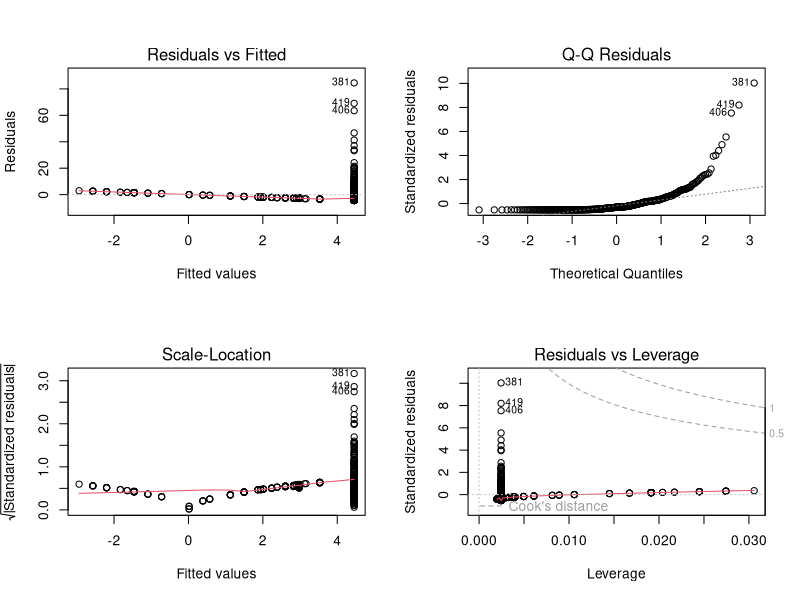
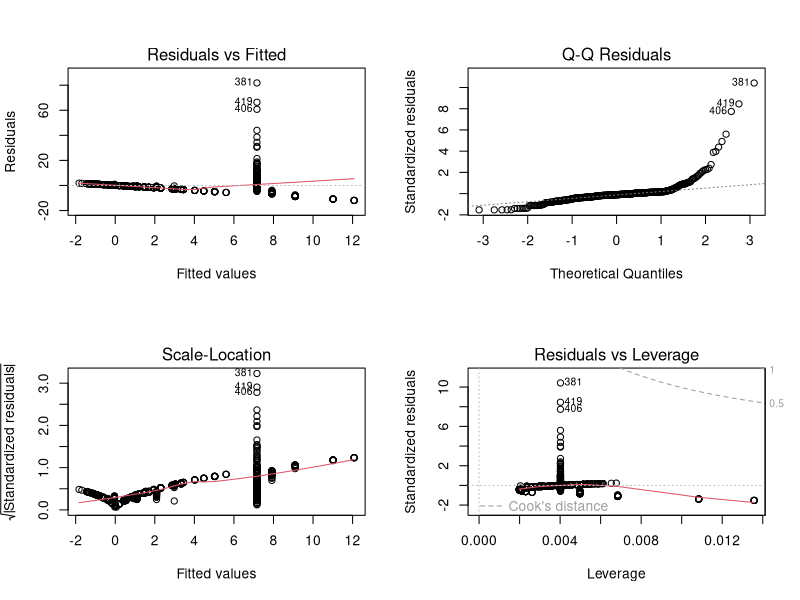
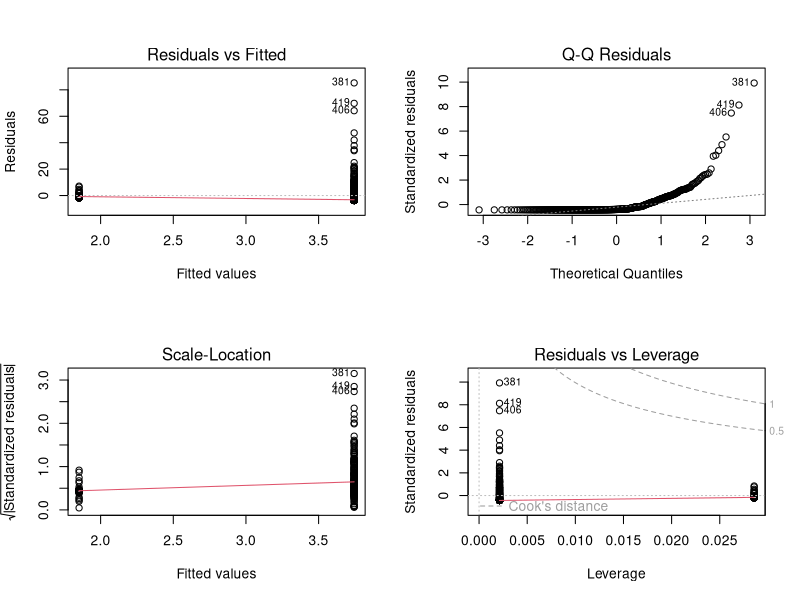
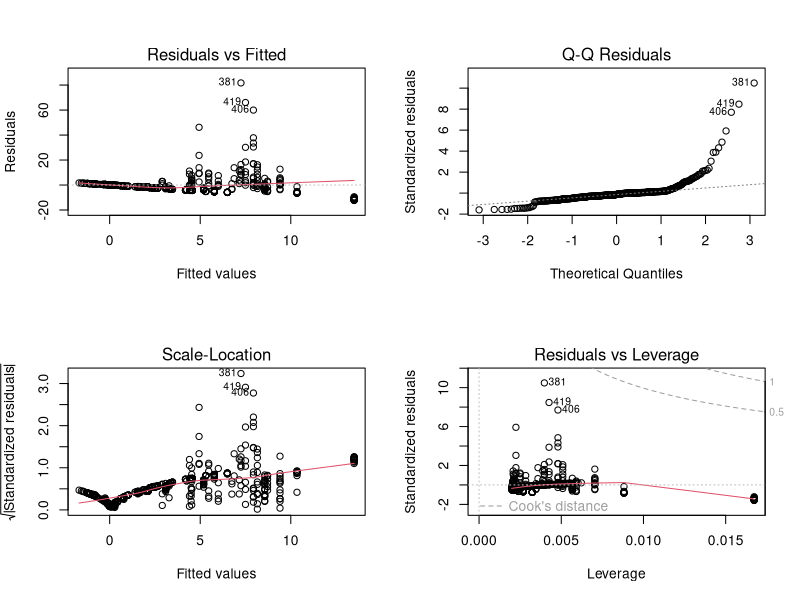
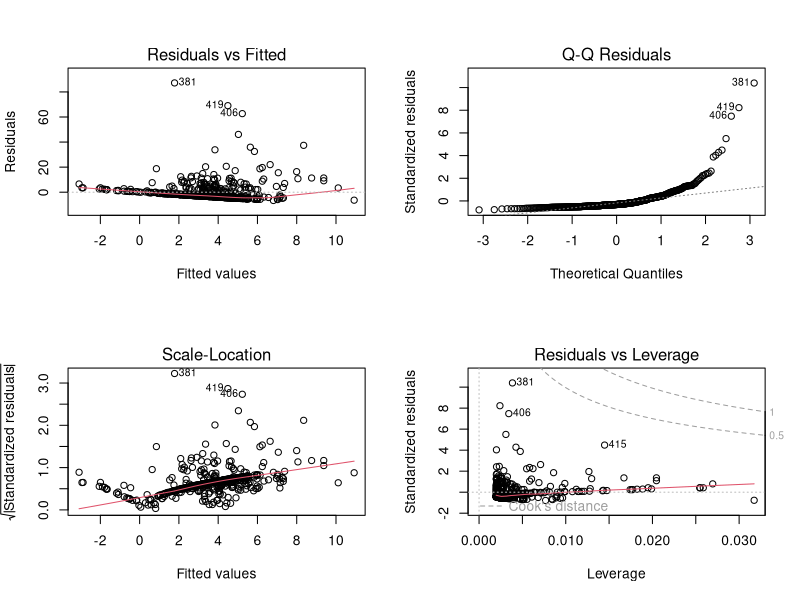
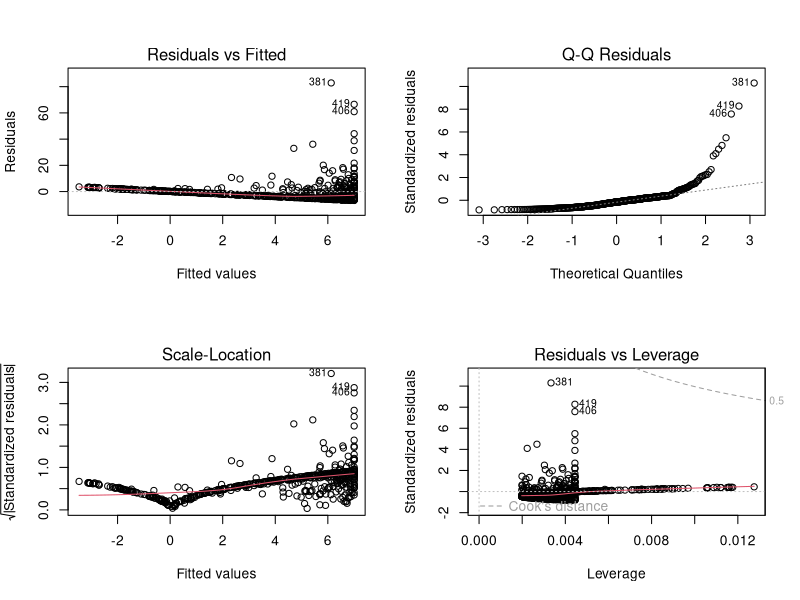
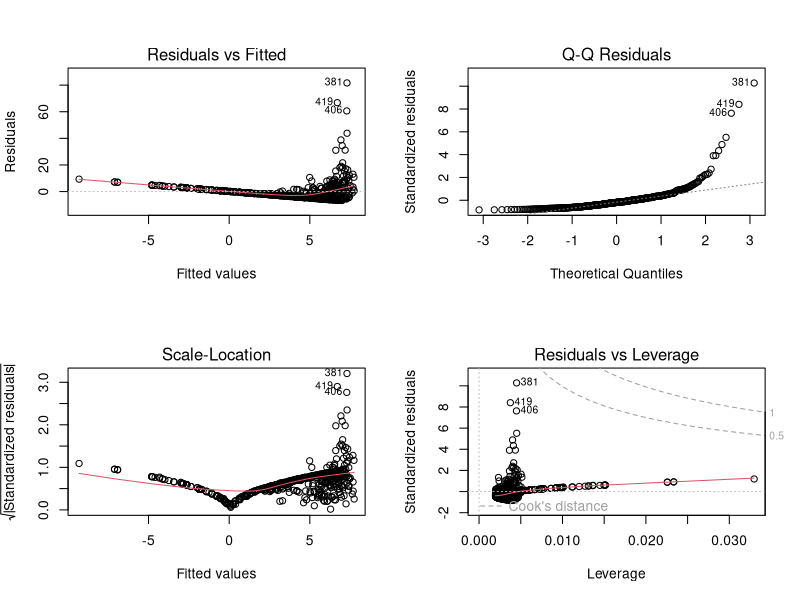
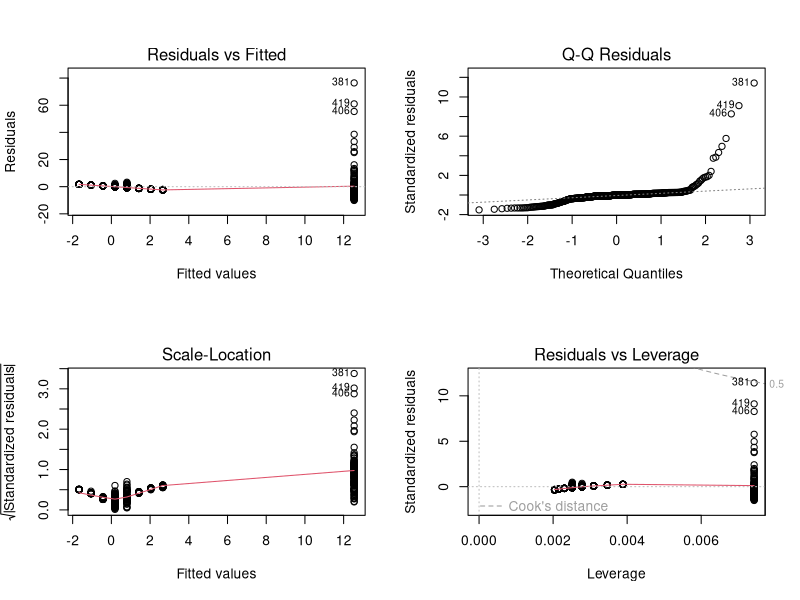

Here is the R script that generated these plots, in order:
## ---- chunk 1
knitr::opts_chunk$set(echo = TRUE)
## ---- chunk 2
library(MASS)
## ---- chunk 3
attach(Boston) # Attaching the Boston dataset to workspace

lm.function = function(predictor) {
  
  fit1 <- lm(crim ~ predictor, data = Boston)
  #fit1$coefficients
  # names(fit1$coefficients) <- c('Intercept', predictor)
  return(summary(fit1))
}

# for (v in c(rm, age)) {
#   summary(lm(crim ~ v, data = Boston))
# }
# lm.function(rm)
## ---- chunk 4
lm.zn = lm(crim ~ zn, data = Boston)
summary(lm.zn)
## ---- chunk 5
par(mfrow = c(2,2))
plot(lm.zn)
## ---- chunk 6
lm.indus = lm(crim ~ indus, data = Boston)
summary(lm.indus)
## ---- chunk 7
lm.chas = lm(crim ~ chas, data = Boston)
summary(lm.chas)
## ---- chunk 8
lm.nox = lm(crim ~ nox, data = Boston)
summary(lm.nox)
## ---- chunk 9
lm.rm = lm(crim ~ rm, data = Boston)
summary(lm.rm)
## ---- chunk 10
lm.age = lm(crim ~ age, data = Boston)
summary(lm.age)
## ---- chunk 11
lm.dis = lm(crim ~ dis, data = Boston)
summary(lm.dis)
## ---- chunk 12
lm.rad = lm(crim ~ rad, data = Boston)
summary(lm.rad)
## ---- chunk 13
lm.tax = lm(crim ~ tax, data = Boston)
summary(lm.tax)
## ---- chunk 14
lm.ptratio = lm(crim ~ ptratio, data = Boston)
summary(lm.ptratio)
## ---- chunk 15
lm.black = lm(crim~black)

## ---- chunk 16
lm.lstat = lm(crim ~ lstat, data = Boston)
summary(lm.lstat)
## ---- chunk 17
lm.medv = lm(crim ~ medv, data = Boston)
summary(lm.medv)
## ---- chunk 18
par(mfrow = c(2,2))
plot(lm.indus)
plot(lm.chas)
plot(lm.nox)
plot(lm.rm)
plot(lm.age)
plot(lm.dis)
plot(lm.rad)
plot(lm.tax)
plot(lm.ptratio)
plot(lm.lstat)
plot(lm.medv)
## ---- chunk 19
lm.all = lm(crim ~ ., data=Boston)
summary(lm.all)
## ---- chunk 20
x = c(coefficients(lm.zn)[2],
      coefficients(lm.indus)[2],
      coefficients(lm.chas)[2],
      coefficients(lm.nox)[2],
      coefficients(lm.rm)[2],
      coefficients(lm.age)[2],
      coefficients(lm.dis)[2],
      coefficients(lm.rad)[2],
      coefficients(lm.tax)[2],
      coefficients(lm.ptratio)[2],
      coefficients(lm.black)[2],
      coefficients(lm.lstat)[2],
      coefficients(lm.medv)[2])
y = coefficients(lm.all)[2:14]
## ---- chunk 21
par(mfrow = c(1,1)) # 1 plot
plot(x, y)
## ---- chunk 22
lm.poly.zn = lm(crim ~ zn + I(zn^2) + I(zn^3), data = Boston)
summary(lm.poly.zn)
## ---- chunk 23
par(mfrow = c(2,2))
plot(lm.zn)
## ---- chunk 24
lm.poly.indus = lm(crim ~ indus + I(indus^2) + I(indus^3), data = Boston)
summary(lm.poly.indus)
## ---- chunk 25
lm.poly.chas = lm(crim ~ chas + I(chas^2) + I(chas^3), data = Boston)
summary(lm.poly.chas)

## ---- chunk 26
lm.poly.nox = lm(crim ~ nox + I(nox^2) + I(nox^3), data = Boston)
summary(lm.poly.nox)
## ---- chunk 27
lm.poly.rm = lm(crim ~ rm + I(rm^2) + I(rm^3), data = Boston)
summary(lm.poly.rm)
## ---- chunk 28
lm.poly.age = lm(crim ~ age + I(age^2) + I(age^3), data = Boston)
summary(lm.poly.age)
## ---- chunk 29
lm.poly.dis = lm(crim ~ dis + I(dis^2) + I(dis^3), data = Boston)
summary(lm.poly.dis)
## ---- chunk 30
lm.poly.rad = lm(crim ~ rad + I(rad^2) + I(rad^3), data = Boston)
summary(lm.poly.rad)
## ---- chunk 31
lm.poly.tax = lm(crim ~ tax + I(tax^2) + I(tax^3), data = Boston)
summary(lm.poly.tax)
## ---- chunk 32
lm.poly.ptratio = lm(crim ~ ptratio + I(ptratio^2) + I(ptratio^3), data = Boston)
summary(lm.poly.ptratio)
## ---- chunk 33
lm.poly.lstat = lm(crim ~ lstat + I(lstat^2) + I(lstat^3), data = Boston)
summary(lm.poly.lstat)
## ---- chunk 34
lm.poly.medv = lm(crim ~ medv + I(medv^2) + I(medv^3), data = Boston)
summary(lm.poly.medv)
